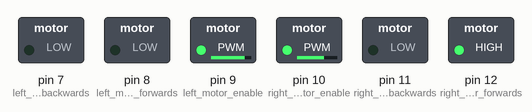
A sketch run on a simulated Arduino Uno, built with avr-gcc and run on an emulated ATmega328P. On the bench: switched loads named in the sketch (green lamp = pin HIGH). What the sketch prints to the serial monitor is not drawn.

Above: at 0.1 s.
Timing chart, 0 to 1.6 s (numbered marks = the images above):
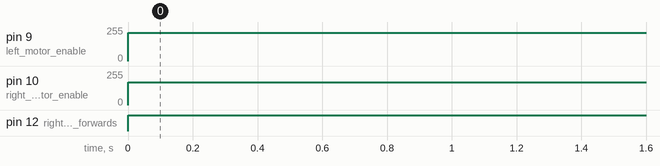

The sketch:

Test.ino
```cpp
const int left_motor_enable = 9; // lables the interger as the variable name
const int right_motor_enable = 10;
const int left_motor_forwards = 8;
const int right_motor_forwards = 12;
const int left_motor_backwards = 7;   //In2=backwards
const int right_motor_backwards= 11;
const int left_feedback_pin = 2;
const int right_feedback_pin = 3;
volatile unsigned int left_count = 0;
volatile unsigned int right_count = 0;
int speed_left = 213;
int speed_right = 170;
int start_rover_time = 0;
int end_rover_time = 10000;
int current_rover_time;


void setup() {
  // put your setup code here, to run once:
    pinMode(left_motor_enable, OUTPUT);
  pinMode(right_motor_enable, OUTPUT);
  pinMode(left_motor_forwards , OUTPUT);
  pinMode(right_motor_forwards , OUTPUT);
  pinMode(left_motor_backwards, OUTPUT);
  pinMode(right_motor_backwards, OUTPUT);
  pinMode(left_feedback_pin, INPUT_PULLUP);
Serial.begin(115200);
}


void loop() {
  // put your main code here, to run repeatedly:
turn_right(90);

}


void square_edge(int length_edge) // edge of square
{

  Serial.println("Straight line");
  Serial.println(length_edge);
}


void turn_right(int length_edge)
{
  Serial.println("Turn Right");
    if (left_count >= length_edge)
  {
    brake();
    left_count = 0;
    right_count = 0;
    Serial.println("brake");
  }

  digitalWrite(left_motor_forwards, LOW);
  digitalWrite(right_motor_forwards, HIGH);
  digitalWrite(right_motor_backwards, LOW);
  digitalWrite(left_motor_backwards, LOW);
  analogWrite(left_motor_enable,speed_left);
  analogWrite(right_motor_enable,speed_right);
}


void brake()
{
  digitalWrite(left_motor_enable, LOW);
  digitalWrite(right_motor_enable, LOW);
  digitalWrite(left_motor_forwards, LOW);
  digitalWrite(right_motor_forwards, LOW);
  digitalWrite(right_motor_backwards, LOW);
  digitalWrite(left_motor_backwards, LOW);
}
```

Measured:
- by itself, pin 9 (left_motor_enable): 0/255 → 213/255 at 0.00 s
- by itself, pin 10 (right_motor_enable): 0/255 → 170/255 at 0.00 s
- by itself, pin 12 (right_motor_forwards): LOW → HIGH at 0.00 s
